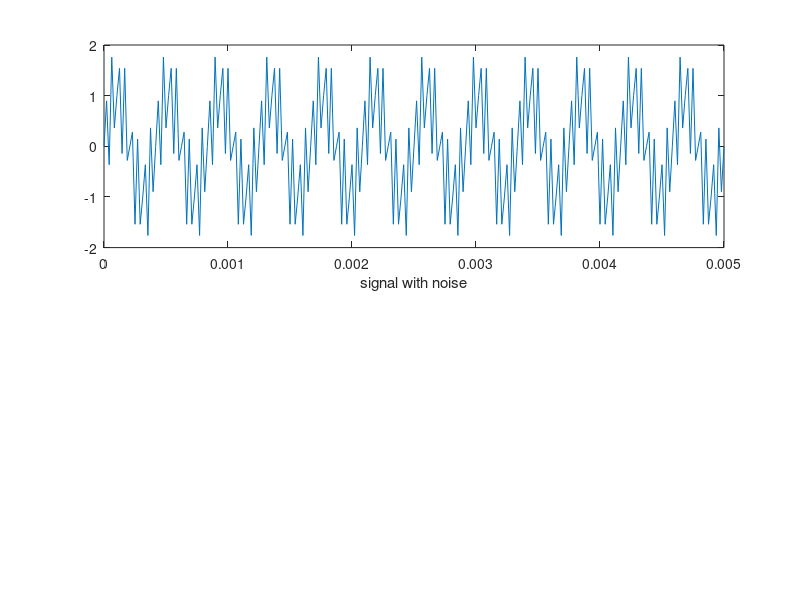

The MATLAB source for this figure: (Note: this script raises an error after producing the figure.)
% analysis of floating-point domain and fixed-point for FIR 
% FIR coef stem from FilterDesigner tool
% floating-point conversion to fixed-point

clc ,clear, close all;
fs = 48000; % simpling frequency
fpass = 2400;
fstop = 9600;
t = 0:1/fs:0.005; % 0.005 s signal 
signal = sin(2*pi*fpass*t) + sin(2*pi*2*fstop*t);

figure(1),subplot(2,1,1);
plot(t , signal);xlabel('signal with noise');

re_signal = filter(LPF , signal);
subplot(2,1,2);
plot(t,re_signal);xlabel('filtered signal without noise');

% floating-point conversion to fixed-point
% filter coefficients
coefStruct = load('coef');
coef = coefStruct.Num;
% define input word length and determined the scaling length
WL = 16;% input word length
IN_SCALE = 14;% input scaling length
COEF_SCALE = 16;% coefficients scaling length 

% quantize
signal_scale = round(signal * 2^IN_SCALE);
coef_scale = round(coef * 2^COEF_SCALE);
result_scale = filter(coef_scale , 1 , signal_scale);% filtering signal

err_signal = signal_scale * 2^(-IN_SCALE) - signal;
err_coef = coef_scale * 2^(-COEF_SCALE) - coef;

% de-scale result_scale
result_approximate = result_scale * 2^(-(IN_SCALE + COEF_SCALE));
fprintf('error of scaleing signal and the law singal : %d\n' , sumsqr(result_approximate-re_signal));

figure(2);
subplot(211);plot(t , err_signal); xlabel(['quantized err of signal,','sumsqr:',num2str(sumsqr(err_signal))]);
subplot(212);plot(0:length(coef)-1 , err_coef);xlabel(['quantized err of coef,','sumsqr:',num2str(sumsqr(err_coef))]);

figure(3);
subplot(211);plot(t,signal_scale);xlabel('scaled signal input');
subplot(212);plot(t,result_scale);xlabel('scaled filter output');

figure(4);
plot(t , result_approximate-re_signal);xlabel('Error of between fixed-output and float-output');

f = fopen('databin.txt' , 'w');
fprintf(f ,'%g\n' , signal_scale');
fclose(f);
